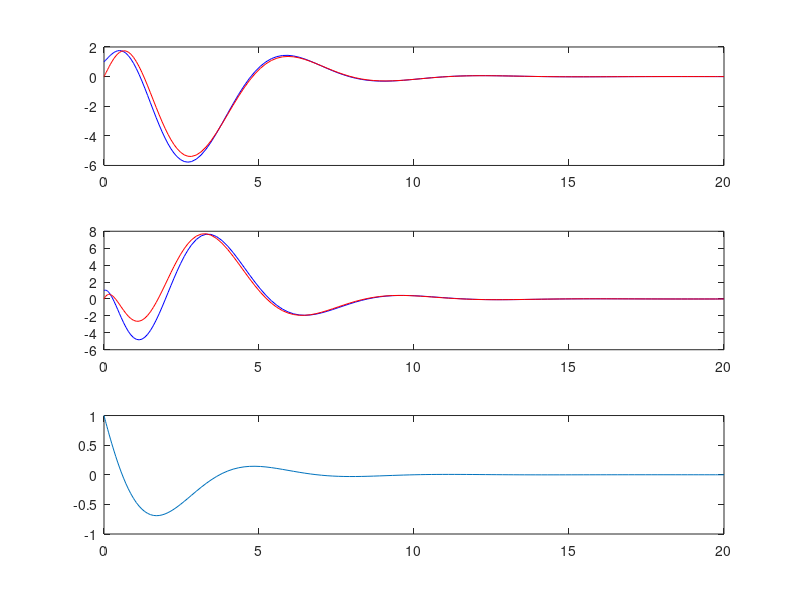

MATLAB code to generate this figure:
%A = [0, 1, 0; 1, 0, 1; 0, -1, -a];
%B = [0; 0; 1];
A = [1, 1; 0, 2];
B = [0; 1];
C = [1, 0];
L = [4; 7.25];
H = [-5, -5];
%G = [A, zeros(2);L*C,A-L*C]
G = [A, B*H; L*C, A + B * H - L * C];
[ttiks, xticks] = ode45(@(t,x)(G*x), [0, 20], [1; 1; 0; 0]);
count = length(ttiks);
zticks = zeros(count, 1);
for k = 1 : count
 zticks(k) =C * (xticks(k,1:2) - xticks(k,3:4))';
end
subplot(3, 1, 1);
 plot(ttiks,xticks(:, 1),'b', ttiks,xticks(:, 3),'r');
subplot(3, 1, 2);
 plot(ttiks,xticks(:, 2),'b', ttiks,xticks(:, 4),'r');
subplot(3, 1, 3);
 plot(ttiks, zticks);
% ######## ###
eig(A-L*C);
K = place(A',C',[-0.5 + 1i, -0.5 - 1i]);
L = K';
eig(A-L*C);
H = -place(A, B, [-1 + 1i, -1 - 1i]);
eig(A+ B*H);
